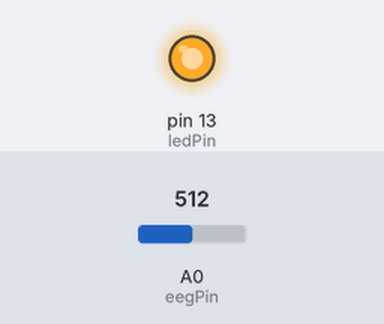
Bench run of a sketch on a simulated Arduino Uno, built with avr-gcc and run on an emulated ATmega328P. Parts: output pins drawn as LEDs (lit = HIGH). Inputs (shaded band) come from the test bench; at power-on: A0 (eegPin) = 512. What the sketch prints to the serial monitor is not drawn.

Above: at 4.05 s.
Timing chart, 0 to 7.0 s (numbered marks = the images above):
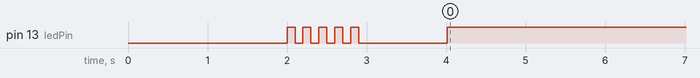

The sketch:

arduino_eeg_acquisition_mac.ino
```cpp
/*
 * ============================================================================
 * EEG Alpha Band Monitor - Arduino Data Acquisition (MAC COMPATIBLE)
 * ============================================================================
 *
 * This version includes Mac-specific fixes:
 * - Startup delay for Serial connection stability
 * - Startup messages to confirm code is running
 * - LED indicator for visual feedback
 * - More robust serial communication
 *
 * ============================================================================
 */

// ============================================================================
// CONFIGURATION
// ============================================================================
const int eegPin = A0;              // EEG signal input pin
const int ledPin = 13;              // Built-in LED for status indication
const int sampleRate = 250;         // Sampling rate in Hz
const unsigned long interval = 1000000UL / sampleRate;  // 4000 microseconds

// Timing variables
unsigned long lastMicros = 0;
unsigned long startTime = 0;
int sampleCount = 0;

// ============================================================================
// SETUP
// ============================================================================
void setup() {
  // Initialize serial at 115200 baud
  Serial.begin(115200);

  // Setup pins
  pinMode(eegPin, INPUT);
  pinMode(ledPin, OUTPUT);

  // MAC FIX: Wait for serial connection to stabilize
  // Mac needs 2-3 seconds for proper serial initialization
  delay(2000);

  // Blink LED rapidly to show startup
  for (int i = 0; i < 5; i++) {
    digitalWrite(ledPin, HIGH);
    delay(100);
    digitalWrite(ledPin, LOW);
    delay(100);
  }

  // Send startup messages
  Serial.println("========================================");
  Serial.println("EEG ACQUISITION SYSTEM - MAC VERSION");
  Serial.println("========================================");
  Serial.println("Status: READY");
  Serial.println("Baud Rate: 115200");
  Serial.println("Sample Rate: 250 Hz");
  Serial.println("Format: timestamp,left,right");
  Serial.println("========================================");
  Serial.println("");

  // Brief pause before data streaming
  delay(1000);

  // Turn on LED to show active data acquisition
  digitalWrite(ledPin, HIGH);

  // Record start time
  startTime = millis();

  Serial.println("Starting data transmission NOW...");
  Serial.println("");
}

// ============================================================================
// MAIN LOOP
// ============================================================================
void loop() {
  // Get current time in microseconds
  unsigned long currentMicros = micros();

  // Check if it's time for next sample (every 4000 microseconds = 250 Hz)
  if (currentMicros - lastMicros >= interval) {
    // Update last sample time
    lastMicros = currentMicros;

    // Read EEG signal from analog pin A0
    // Returns value 0-1023 (10-bit ADC)
    int eeg = analogRead(eegPin);

    // Get precise timestamp in microseconds
    unsigned long timestamp = micros();

    // Transmit data in CSV format: timestamp,left,right
    Serial.print(timestamp);
    Serial.print(",");
    Serial.print(eeg);
    Serial.print(",");
    Serial.println(0);  // Dummy right channel

    // Increment sample counter
    sampleCount++;

    // Every 250 samples (1 second), send status message
    if (sampleCount % 250 == 0) {
      // Blink LED briefly to show activity
      digitalWrite(ledPin, LOW);
      delay(1);
      digitalWrite(ledPin, HIGH);
    }

    // Every 5000 samples (20 seconds), send heartbeat
    if (sampleCount % 5000 == 0) {
      unsigned long elapsed = (millis() - startTime) / 1000;
      Serial.print("# STATUS: ");
      Serial.print(sampleCount);
      Serial.print(" samples, ");
      Serial.print(elapsed);
      Serial.println(" seconds running");
    }
  }
}

/*
 * ============================================================================
 * USAGE INSTRUCTIONS FOR MAC
 * ============================================================================
 *
 * 1. UPLOAD THIS SKETCH:
 *    - Connect Arduino via USB
 *    - Open Arduino IDE
 *    - Tools → Board → Select your Arduino model
 *    - Tools → Port → Select /dev/cu.usbserial* or /dev/cu.usbmodem*
 *    - Click Upload (→)
 *
 * 2. VERIFY IT'S WORKING:
 *    - Watch for rapid LED blinking during startup (5 blinks)
 *    - LED stays ON during data acquisition
 *    - LED blinks briefly once per second (shows it's alive)
 *
 * 3. CHECK SERIAL OUTPUT:
 *    - Tools → Serial Monitor
 *    - Set baud to 115200 baud
 *    - You should see:
 *      ========================================
 *      EEG ACQUISITION SYSTEM - MAC VERSION
 *      ========================================
 *      ...
 *      Starting data transmission NOW...
 *
 *      1234567,512,0
 *      1238567,515,0
 *      1242567,510,0
 *      ...
 *
 * 4. TROUBLESHOOTING:
 *    - LED not blinking? → Code not uploaded, try re-uploading
 *    - Serial Monitor blank? → Wrong port selected OR wrong baud rate
 *    - Serial Monitor says "disconnected"? → Close and reopen Serial Monitor
 *    - On Mac, you may need to close and reopen Serial Monitor after upload
 *
 * 5. RUN PYTHON SOFTWARE:
 *    - IMPORTANT: Close Serial Monitor first!
 *    - Run: python eeg_alpha_monitor_mac.py
 *    - OR: python check_port_mac.py (to test connection)
 *
 * ============================================================================
 */
```
